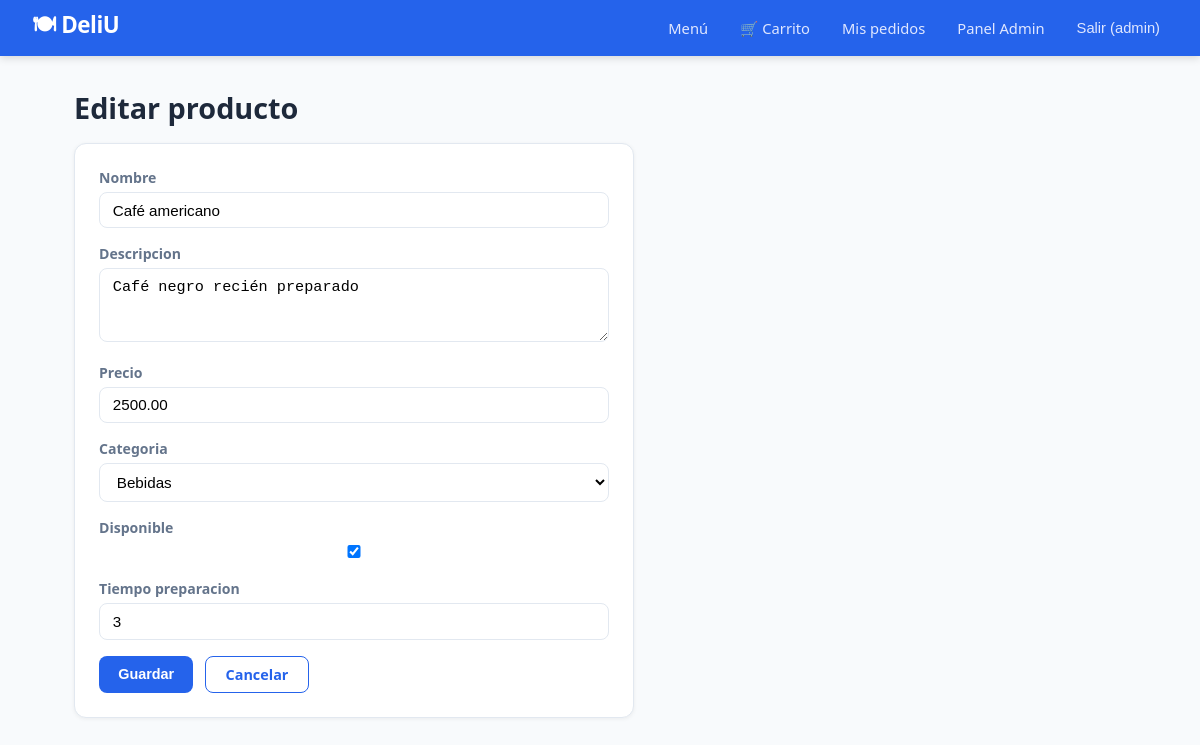
Screenshot of /admin-panel/productos/1/editar/ (signed in) with the database file from the repository.
### cafeteria/models.py (models this page shows, shortened)
class Producto(models.Model):
    nombre = models.CharField(max_length=200)
    descripcion = models.TextField(blank=True)
    precio = models.DecimalField(max_digits=10, decimal_places=2)
    categoria = models.ForeignKey(Categoria, on_delete=models.SET_NULL, null=True)
    disponible = models.BooleanField(default=True)
    tiempo_preparacion = models.PositiveIntegerField(default=5, help_text="Minutos")

### cafeteria/views.py (the view)
# urls.py: path('admin-panel/productos/<int:pk>/editar/', views.ProductoUpdate.as_view(), name='producto_editar'),
class ProductoUpdate(LoginRequiredMixin, UpdateView):
    model = Producto
    form_class = ProductoForm
    template_name = 'cafeteria/producto_form.html'
    success_url = reverse_lazy('admin_productos')
    def dispatch(self, request, *args, **kwargs):
        if not request.user.is_staff:
            return redirect('menu')
        return super().dispatch(request, *args, **kwargs)

### cafeteria/forms.py
class ProductoForm(forms.ModelForm):
    class Meta:
        model = Producto
        fields = ['nombre', 'descripcion', 'precio', 'categoria', 'disponible', 'tiempo_preparacion']
        widgets = {
            'descripcion': forms.Textarea(attrs={'rows': 3}),
        }

### cafeteria/context_processors.py (called while the page is built)
def user_slots(request):
    hay_normales = User.objects.filter(is_staff=False, is_superuser=False).exists()
    hay_admins = User.objects.filter(is_staff=True).exists()
    return {
        'hay_normales': hay_normales,
        'hay_admins': hay_admins,
        'registro_disponible': not (hay_normales and hay_admins),
    }

### cafeteria/models.py (called while the page is built)
    def __str__(self):
        return self.nombre

### cafeteria/templates/cafeteria/producto_form.html (shortened to what this page needs)
{% extends 'cafeteria/base.html' %}
{% block content %}
<div style="max-width:560px">
  <h1>{% if object %}Editar{% else %}Nuevo{% endif %} producto</h1>
  <div class="card">
    <form method="post">
      {% for field in form %}
      <div class="form-group">
        <label>{{ field.label }}</label>
        {{ field }}
      </div>
      {% endfor %}
      <div style="display:flex;gap:.75rem;margin-top:.5rem">
        <button type="submit" class="btn btn-primary">Guardar</button>
        <a href="{% url 'admin_productos' %}" class="btn btn-outline">Cancelar</a>
      </div>
    </form>
  </div>
</div>
{% endblock %}

### cafeteria/templates/cafeteria/base.html (shortened to what this page needs)
<!DOCTYPE html>
<html lang="es">
<head>
</head>
<body>
<nav>
  <a href="{% url 'menu' %}" class="nav-brand">🍽 DeliU</a>
  <div class="nav-links">
    <a href="{% url 'menu' %}">Menú</a>
    {% if user.is_authenticated %}
      <a href="{% url 'carrito' %}">🛒 Carrito</a>
      <a href="{% url 'mis_pedidos' %}">Mis pedidos</a>
      {% if user.is_staff %}
        <a href="{% url 'admin_productos' %}">Panel Admin</a>
      {% endif %}
      <form method="post" action="{% url 'logout' %}" style="display:inline">
        <button type="submit" style="background:none;border:none;color:#e0e7ff;font-size:.92rem;padding:.3rem .5rem;border-radius:4px;cursor:pointer;transition:background .2s" onmouseover="this.style.background='rgba(255,255,255,.15)';this.style.color='#fff'" onmouseout="this.style.background='none';this.style.color='#e0e7ff'">Salir ({{ user.first_name|default:user.username }})</button>
      </form>
    {% else %}
      <a href="{% url 'login' %}">Iniciar sesión</a>
      {% if registro_disponible %}
      <a href="{% url 'registro' %}" class="btn-nav">Registrarse</a>
      {% endif %}
    {% endif %}
  </div>
</nav>
<main>
  {% block content %}{% endblock %}
</main>
</body>
</html>

### cafeteria/templates/cafeteria/base.html (style rules this page uses)
:root { --primary:#2563eb;--primary-dark:#1d4ed8;--accent:#f59e0b;--bg:#f8fafc;--card:#fff;--text:#1e293b;--muted:#64748b;--border:#e2e8f0;--danger:#ef4444;--success:#22c55e; }
* { box-sizing:border-box;margin:0;padding:0 }
body { font-family:'Segoe UI',sans-serif;background:var(--bg);color:var(--text);min-height:100vh }
a { color:var(--primary);text-decoration:none }
nav { background:var(--primary);color:#fff;padding:0 2rem;display:flex;align-items:center;justify-content:space-between;height:56px;position:sticky;top:0;z-index:100;box-shadow:0 2px 8px rgba(0,0,0,.15) }
.nav-brand { font-size:1.4rem;font-weight:700;color:#fff;letter-spacing:-0.5px }
.nav-links { display:flex;gap:1rem;align-items:center }
.nav-links a { color:#e0e7ff;font-size:.92rem;padding:.3rem .5rem;border-radius:4px;transition:background .2s }
main { max-width:1100px;margin:2rem auto;padding:0 1.5rem }
.card { background:var(--card);border:1px solid var(--border);border-radius:12px;padding:1.5rem;box-shadow:0 1px 4px rgba(0,0,0,.06) }
.btn { display:inline-block;padding:.5rem 1.2rem;border-radius:8px;font-size:.9rem;font-weight:600;cursor:pointer;border:none;transition:opacity .15s }
.btn-primary { background:var(--primary);color:#fff }
.btn-outline { background:#fff;color:var(--primary);border:1px solid var(--primary) }
h1 { font-size:1.8rem;font-weight:700;margin-bottom:1rem }
.form-group { margin-bottom:1rem }
label { display:block;font-size:.88rem;font-weight:600;color:var(--muted);margin-bottom:.3rem }
input,select,textarea { width:100%;padding:.55rem .8rem;border:1px solid var(--border);border-radius:8px;font-size:.95rem;background:#fff;transition:border-color .2s }

### rows the page displays
Producto: form "Café americano" "Café negro recién preparado" "2500.00" "Bebidas" "☑" "3"

### other values shown
{{ user.first_name|default:user.username }} "admin"
{{ field.label }} "Nombre" "Descripcion" "Precio" "Categoria" "Disponible" "Tiempo preparacion"
